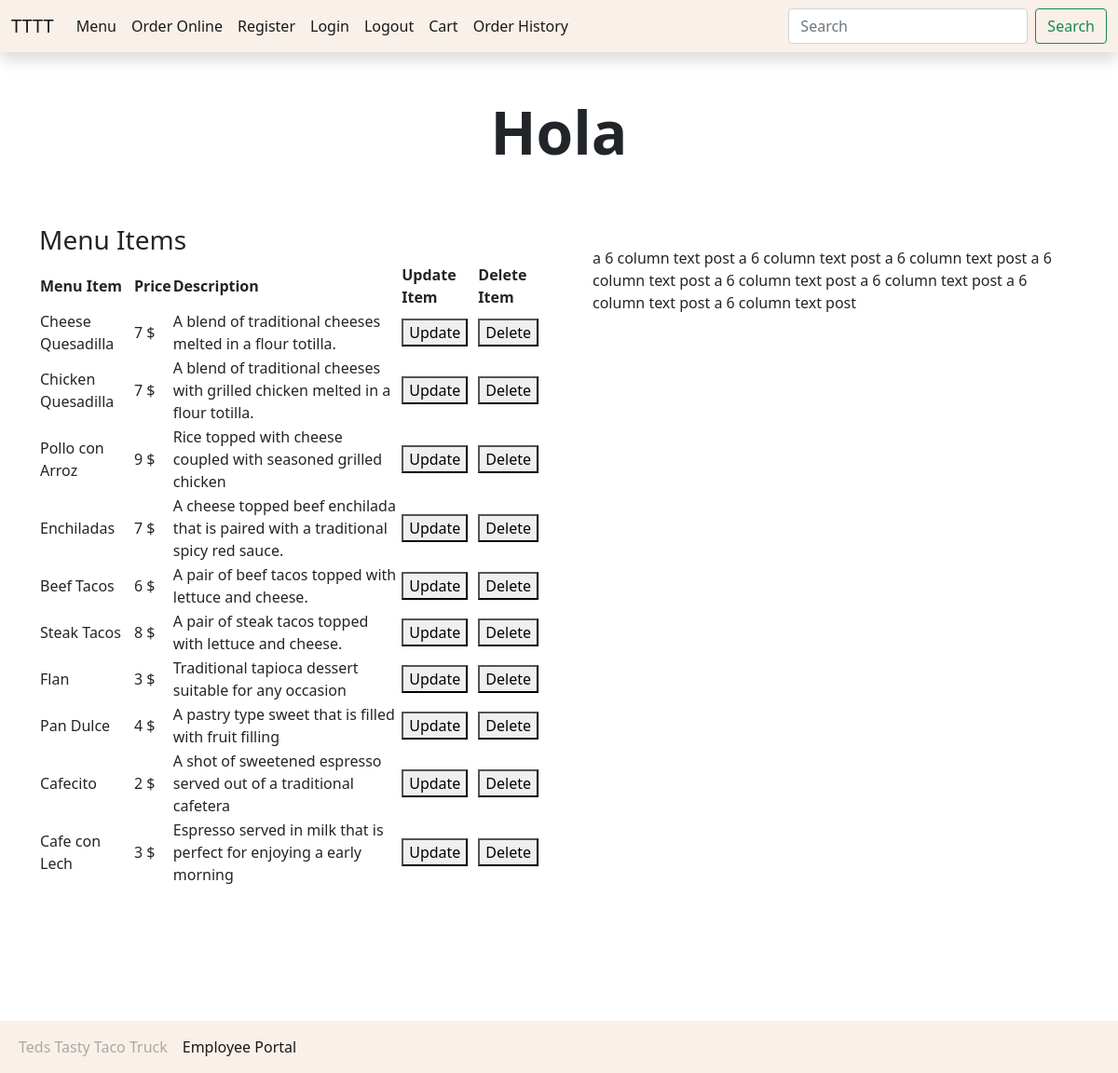
The app's page /updatemenu.php (signed in), older data.
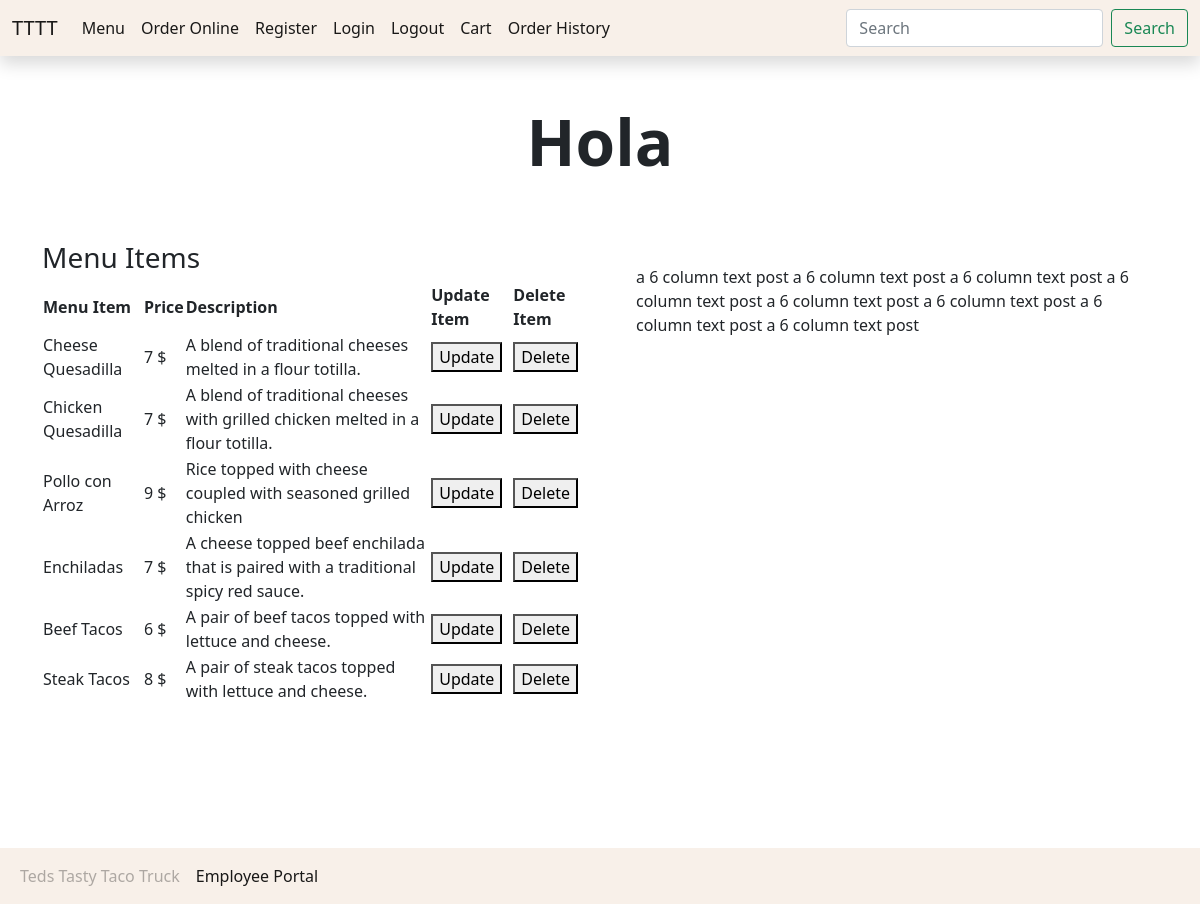
The same page, newer data.
### tables this page shows
CREATE TABLE `menuitems` (
  `itemId` int(9) NOT NULL,
  `name` varchar(250) NOT NULL,
  `price` int(90) NOT NULL,
  `descr` varchar(500) NOT NULL,
  `img` varchar(100) NOT NULL
);

### updatemenu.php (the view, shortened to what this page needs)
<!DOCTYPE html>
<html>
<head>
    <link rel="stylesheet" href="css/style.css">
</head>
<body>
<div class="container">
    <div class="row text-center">
      <h1 class="display-3 fw-bold">Hola</h1>
    </div>
        <br><br>
      <div class="row">
        <div class="col-md-6">
            <article class="left">
            <?php
                require_once("connect-db.php");
                $sql = "select * from menuitems";
                $statement1 = $db->prepare($sql);
                if($statement1->execute()){
                    $customers = $statement1->fetchAll();
                }else{
                    $error1= "Error finding tickets.";
                }
            ?>
           <h3>Menu Items</h3>
            <table>
                <tr>
                    <th>Menu Item</th>
                    <th>Price</th>
                    <th>Description</th>
                    <th>Update Item</th>
                    <th>Delete Item</th>
                </tr>
                <?php
                    foreach($customers as $c){?>
                <tr>
                    <td><?php echo $c["name"];?></td>
                    <td><?php echo $c["price"]." $";?></td>
                    <td><?php echo $c["descr"];?></td>
                    <td>
                        <form action="updatemenuitem.php" method="post">
                            <button type="submit">Update</button>
                        </form>
                    </td>
                    <td>
                        <form action="deletemenu.php" method="post">
                            <button type="submit">Delete</button>
                        </form>
                    </td>
                </tr>
                <?php } ?>
            </table>
            <br><br><br>
        </article>
        </div>
        <div class="col-md-6">
            <div class="bg-white p-4 text-start">
            <p class="fw-light">
                a 6 column text post a 6 column text post a 6 column text post a 6 column text post a 6 column text post a 6 column text post a 6 column text post a 6 column text post
            </p>
            </div>
        </div>
      </div>
  </div>
      <?php include("navfooter.php");?>
</body>
</html>

### navfooter.php (shortened to what this page needs)
<br><br><br>
<div class="footer">
    <nav class="navbar navbar-expand-lg navbar-light bg-primary">
        <div class="container-fluid">
            <div class="collapse navbar-collapse" id="navbarSupportedContent">
                <ul class="navbar-nav me-auto mb-2 mb-lg-0">
                    <li class="nav-item">
                        <a class="nav-link disabled" aria-current="page" href="#">Teds Tasty Taco Truck</a>
                    </li>
                    <li class="nav-item">
                        <a class="nav-link active" href="admin.php">Employee Portal</a>
                    </li>
                </ul>
            </div>
        </div>
    </nav>
</div>

Row changes from the older to the newer data that the page shows:
removed menuitems: name "Flan", price "3", descr "Traditional tapioca dessert suitable for any occasion"
removed menuitems: name "Pan Dulce", price "4", descr "A pastry type sweet that is filled with fruit filling"
removed menuitems: name "Cafecito", price "2", descr "A shot of sweetened espresso served out of a traditional cafetera"
removed menuitems: name "Cafe con Lech", price "3", descr "Espresso served in milk that is perfect for enjoying a early morning"
